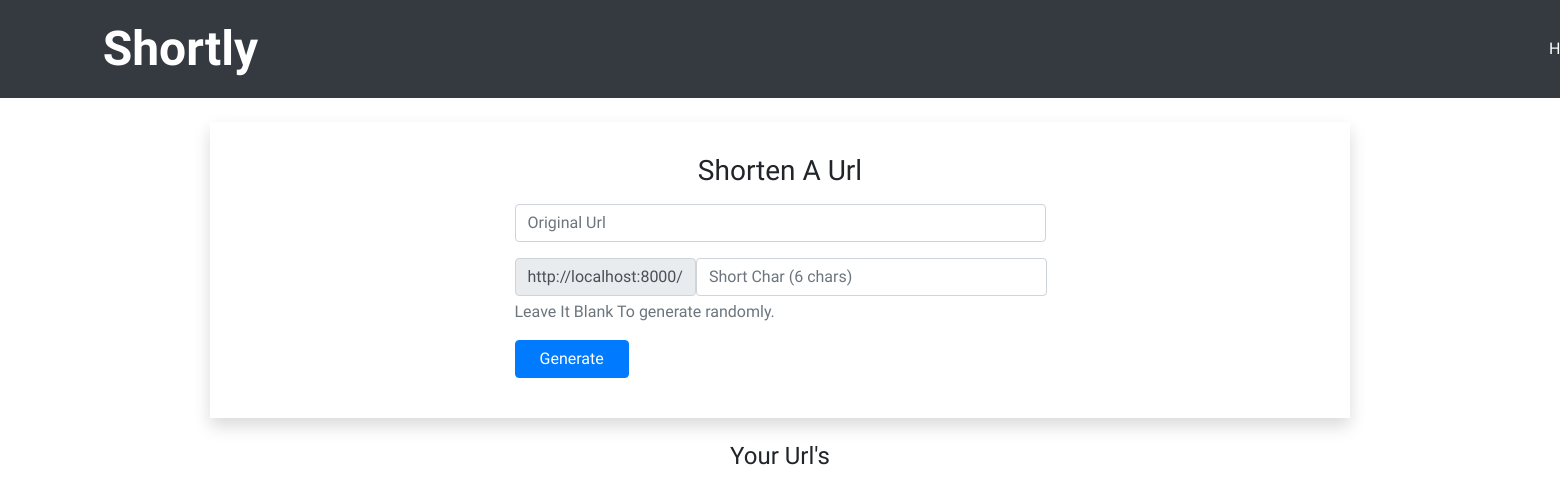
The app's page /dashboard/ (signed in), older data.
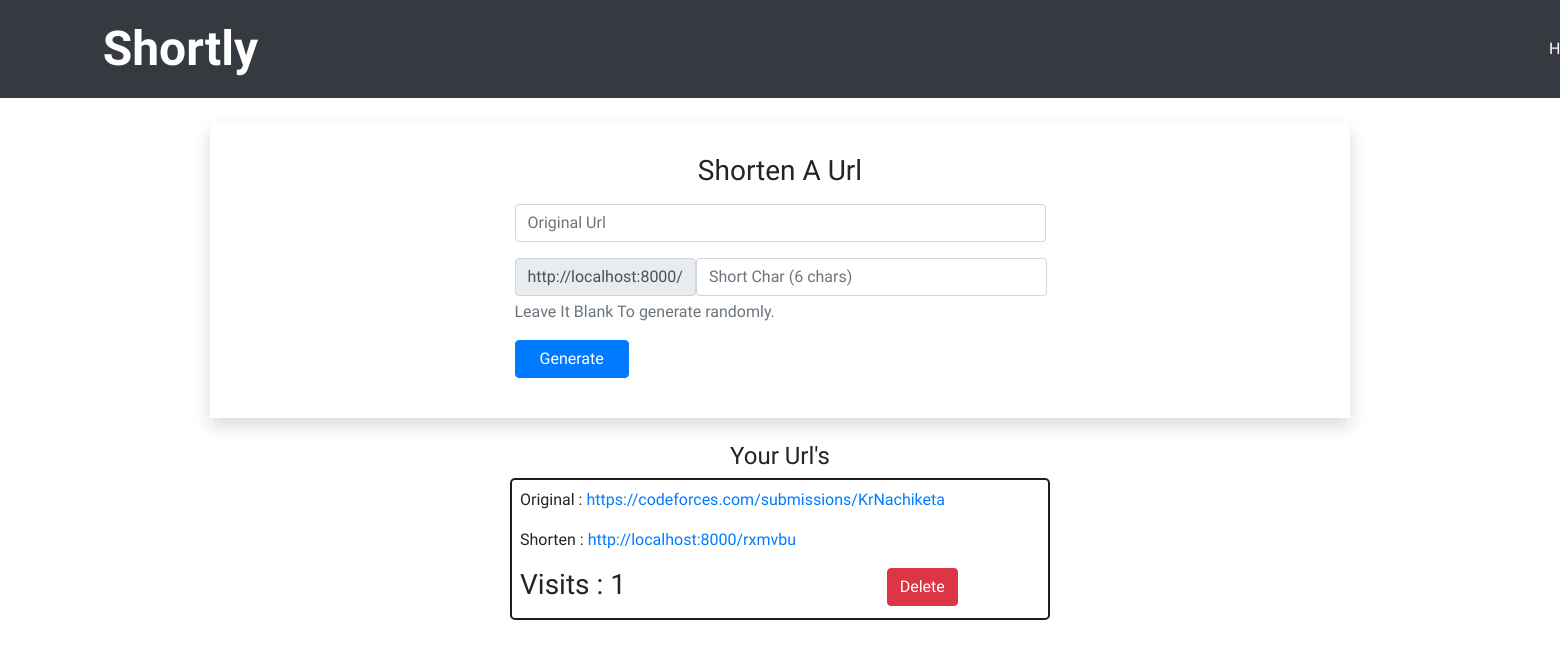
The same page, newer data.
### urlhandler/models.py (models this page shows)
class shorturl(models.Model):
    original_url = models.URLField(blank=False)
    short_query = models.CharField(blank=False, max_length=8)
    visits = models.IntegerField(default=0)
    user = models.ForeignKey(User, on_delete=models.CASCADE)

### urlhandler/views.py (the view)
# urls.py: path('dashboard/',dashboard, name="dashboard"),
@login_required(login_url='/login/')
def dashboard(request):
    usr = request.user
    urls = shorturl.objects.filter(user=usr)
    return render(request, 'dashboard.html', {'urls': urls})

### templates/dashboard.html (shortened to what this page needs)
{% extends 'nav.html' %}
{% block content %}
<div class="container shadow p-4">
    <div class="row">
        <div class="col-12 text-center py-2">
            <h3>Shorten A Url</h3>
        </div>
        <div class="col-10 col-sm-10 col-md-6 mx-auto">
            <form action="{% url 'generate'%}" method="POST">
                <div class="form-group">
                    <input type="url" name="original" class="form-control" placeholder="Original Url">
                </div>
                <div class="form-group">
                    <div class="input-group-prepend">
                        <div class="input-group-text">http://localhost:8000/</div>
                        <input type="text" name="short" class="form-control" placeholder="Short Char (6 chars)"
                            maxlength="6" id="short">
                    </div>
                    <p id="shorthelp" class="form-text text-muted">Leave It Blank To generate randomly.</p>
                </div>
                <div class="form-group">
                    <input type="submit" class="btn btn-primary px-4" value="Generate">
                </div>
            </form>
        </div>
    </div>
</div>
<div class="container my-4">
    <div class="row">
        <div class="col-12 text-center">
            <h4>Your Url's</h4>
        </div>
    </div>
    <div class="row justify-content-between">
        {% for u in urls %}
        <div class="col-10 col-sm-10 col-md-6 mb-2 mx-auto">
            <div style="overflow: hidden;" class="customcontainer p-2">
                <p style="text-overflow: ellipsis;">Original : <a href="{{ u.original_url }}" target="_blank"
                        class="card-link">{{ u.original_url }}</a>
                </p>
                <p>Shorten : <a href="http://localhost:8000/{{ u.short_query }}" target="_blank"
                        class="card-link">http://localhost:8000/{{ u.short_query }}</a></p>
                <div class="row justify-content-between">
                    <div class="col-6 col-sm-6 ">
                        <h3>Visits : {{ u.visits }} </h3>
                    </div>
                    <div class="col-4">
                        <form action="{% url 'deleteurl' %}" method="post">
                            <input type="submit" class="btn btn-danger" value="Delete">
                        </form>
                    </div>
                </div>
            </div>
        </div>
        {% endfor %}
    </div>
</div>
</body>
</html>
{% endblock %}

Row changes from the older to the newer data that the page shows:
added shorturl: original_url "https://codeforces.com/submissions/KrNachiketa", short_query "rxmvbu", visits "1"
